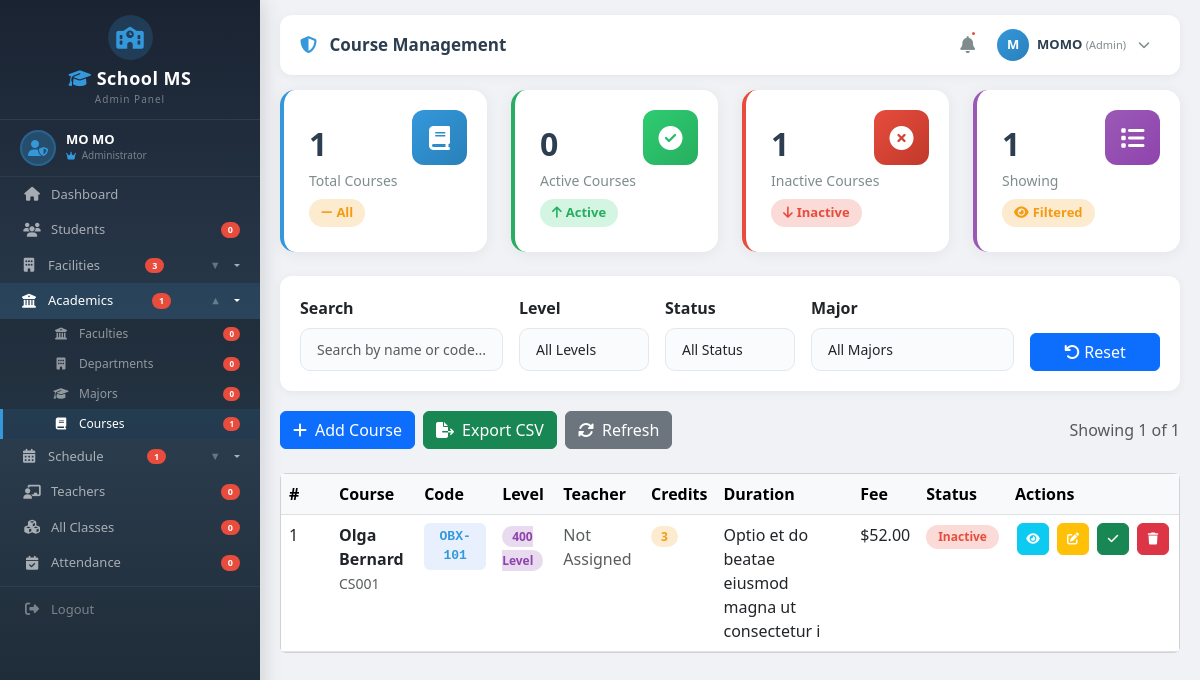
The app's page /courses/ (signed in), older data.
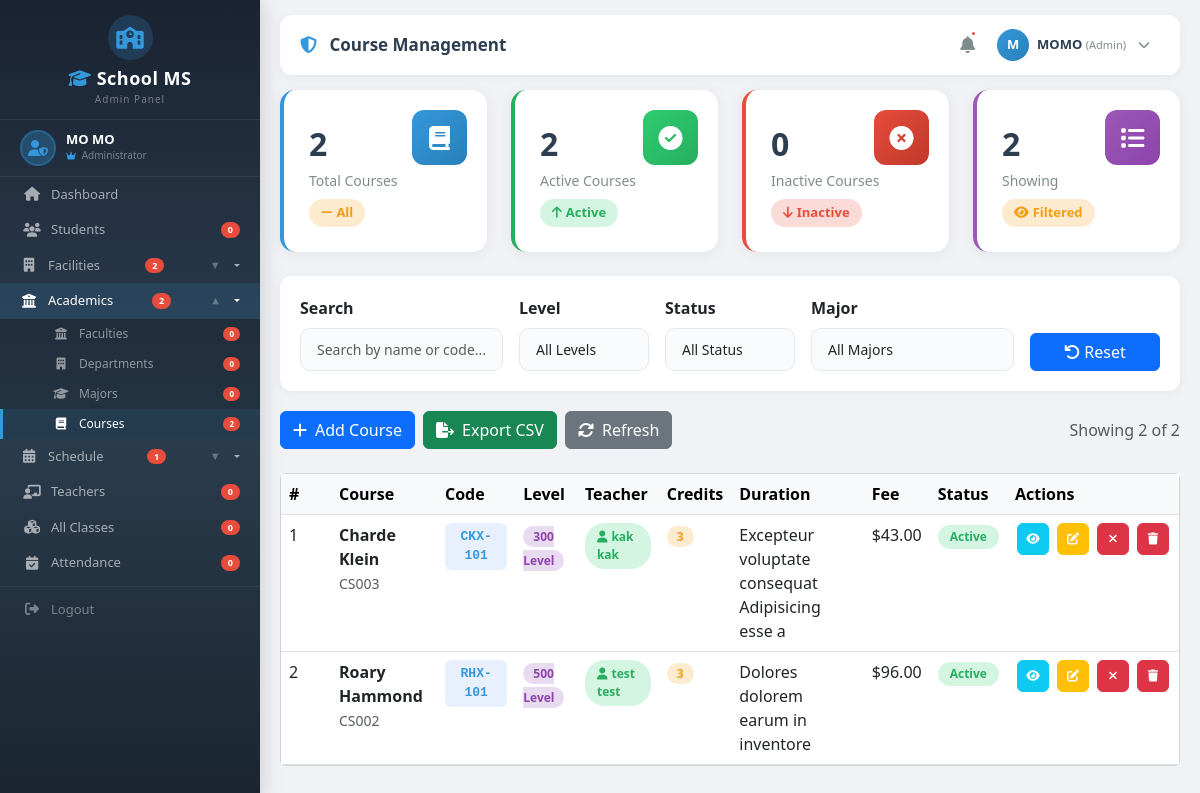
The same page, newer data.
### courses/models.py (models this page shows, shortened)
class Course(models.Model):
    LEVEL_CHOICES = [
        ('100', '100 Level'),
        ('200', '200 Level'),
        ('300', '300 Level'),
        ('400', '400 Level'),
        ('500', '500 Level'),
    ]
    course_id = models.CharField(max_length=20, unique=True, editable=False)
    code = models.CharField(max_length=20, unique=True)
    name = models.CharField(max_length=200)
    description = models.TextField()
    credits = models.IntegerField()
    level = models.CharField(max_length=10, choices=LEVEL_CHOICES, default='100')
    duration = models.CharField(max_length=50)
    fee = models.DecimalField(max_digits=10, decimal_places=2, default=0.00)
    major = models.ForeignKey(Major, on_delete=models.SET_NULL, null=True, blank=True, related_name='courses')
    teacher = models.ForeignKey(Teacher, on_delete=models.SET_NULL, null=True, blank=True, related_name='courses')
    prerequisites = models.ManyToManyField('self', symmetrical=False, blank=True)
    is_active = models.BooleanField(default=True)
    created_at = models.DateTimeField(auto_now_add=True)
    updated_at = models.DateTimeField(auto_now=True)
    class Meta:
        ordering = ['code']

### teachers/models.py (models this page shows, shortened)
class Teacher(models.Model):
    GENDER_CHOICES = [
        ('M', 'Male'),
        ('F', 'Female'),
        ('O', 'Other')
    ]
    POSITION_CHOICES = [
        ('dean', '👑 Dean'),
        ('associate_dean', 'Associate Dean'),
        ('department_head', 'Department Head'),
        ('professor', 'Professor'),
        ('associate_professor', 'Associate Professor'),
        ('assistant_professor', 'Assistant Professor'),
        ('lecturer', 'Lecturer'),
        ('instructor', 'Instructor'),
        ('teaching_assistant', 'Teaching Assistant'),
    ]
    user = models.OneToOneField(User, on_delete=models.CASCADE, related_name='teacher_profile', null=True, blank=True)
    teacher_id = models.CharField(max_length=20, unique=True)
    first_name = models.CharField(max_length=100)
    last_name = models.CharField(max_length=100)
    date_of_birth = models.DateField()
    gender = models.CharField(max_length=10, choices=GENDER_CHOICES)
    phone = models.CharField(max_length=15)
    email = models.EmailField()
    address = models.TextField(blank=True, null=True)
    profile_picture = models.ImageField(upload_to='teachers/', blank=True, null=True)
    qualification = models.CharField(max_length=200, blank=True, null=True)
    specialization = models.CharField(max_length=200, blank=True, null=True)
    years_of_experience = models.IntegerField(default=0)
    position = models.CharField(
        max_length=50,
        choices=POSITION_CHOICES,
        default='lecturer',
        help_text="Current position/rank of the teacher"
    )
    hired_date = models.DateField(null=True, blank=True)
    is_active = models.BooleanField(default=True)
    created_at = models.DateTimeField(auto_now_add=True)
    updated_at = models.DateTimeField(auto_now=True)
    def get_full_name(self):
        return f"{self.first_name} {self.last_name}"
    class Meta:
        ordering = ['first_name', 'last_name']

### courses/views.py (the view, shortened to what this page needs)
# urls.py: path('', views.course_list, name='course_list'),
@login_required
@admin_required
def course_list(request):
    courses = Course.objects.all()
    form = CourseSearchForm(request.GET or None)
    total_courses = Course.objects.count()
    active_courses = Course.objects.filter(is_active=True).count()
    inactive_courses = Course.objects.filter(is_active=False).count()
    paginator = Paginator(courses, 10)
    page = request.GET.get('page')
    courses_page = paginator.get_page(page)
    context = {
        'courses': courses_page,
        'form': form,
        'total_courses': total_courses,
        'active_courses': active_courses,
        'inactive_courses': inactive_courses,
    }
    return render(request, 'Backend/admin/course/course_list.html', context)

### classes/context_processors.py (called while the page is built)
def sidebar_counts(request):
    return {
        'total_buildings': Building.objects.filter(is_active=True).count(),
        'total_floors': Floor.objects.filter(is_active=True).count(),
        'total_rooms': Room.objects.filter(is_active=True).count(),
        'total_terms': Term.objects.filter(is_active=True).count(),
        'total_timeslots': TimeSlot.objects.filter(is_active=True).count(),
    }

### templates/Backend/admin/course/course_list.html (shortened to what the changed rows need)
{% extends 'Backend/layouts/admin_layout.html' %}
{% load static %}
{% block content %}
<div class="row g-4 mb-4">
    <div class="col-md-3 col-sm-6">
        <div class="stats-card">
            <div class="stats-icon blue">
                <i class="fas fa-book"></i>
            </div>
            <div class="stats-number" id="totalCount">{{ total_courses|default:0 }}</div>
            <div class="stats-label">Total Courses</div>
            <span class="stats-trend neutral">
                <i class="fas fa-minus me-1"></i>All
            </span>
        </div>
    </div>
    <div class="col-md-3 col-sm-6">
        <div class="stats-card" style="border-left-color: #27ae60;">
            <div class="stats-icon green">
                <i class="fas fa-check-circle"></i>
            </div>
            <div class="stats-number" id="activeCount">{{ active_courses|default:0 }}</div>
            <div class="stats-label">Active Courses</div>
            <span class="stats-trend up">
                <i class="fas fa-arrow-up me-1"></i>Active
            </span>
        </div>
    </div>
    <div class="col-md-3 col-sm-6">
        <div class="stats-card" style="border-left-color: #e74c3c;">
            <div class="stats-icon red">
                <i class="fas fa-times-circle"></i>
            </div>
            <div class="stats-number" id="inactiveCount">{{ inactive_courses|default:0 }}</div>
            <div class="stats-label">Inactive Courses</div>
            <span class="stats-trend down">
                <i class="fas fa-arrow-down me-1"></i>Inactive
            </span>
        </div>
    </div>
    <div class="col-md-3 col-sm-6">
        <div class="stats-card" style="border-left-color: #9b59b6;">
            <div class="stats-icon purple">
                <i class="fas fa-list"></i>
            </div>
            <div class="stats-number" id="visibleCountCard">{{ courses.paginator.count|default:0 }}</div>
            <div class="stats-label">Showing</div>
            <span class="stats-trend neutral">
                <i class="fas fa-eye me-1"></i>Filtered
            </span>
        </div>
    </div>
</div>
<div class="d-flex flex-wrap justify-content-between align-items-center mb-4">
    <div>
        <span class="text-muted" id="resultCount">
        </span>
    </div>
</div>
<div class="card">
    <div class="card-body p-0">
        <div class="table-responsive">
            <table class="table table-hover mb-0">
                <thead class="table-light">
                    <tr>
                        <th style="width: 50px;">#</th>
                        <th>Course</th>
                        <th>Code</th>
                        <th>Level</th>
                        <th>Teacher</th>
                        <th>Credits</th>
                        <th>Duration</th>
                        <th>Fee</th>
                        <th>Status</th>
                        <th style="width: 140px;">Actions</th>
                    </tr>
                </thead>
                <tbody id="tableBody">
                    {% for course in courses %}
                    <tr class="course-row" data-name="{{ course.name|lower }}" data-code="{{ course.code|lower }}"
                        data-level="{{ course.level }}" data-major="{{ course.major.id|default:'' }}"
                        data-status="{% if course.is_active %}active{% else %}inactive{% endif %}">
                        <td>{{ forloop.counter }}</td>
                        <td>
                            <div>
                                <div class="fw-bold">{{ course.name }}</div>
                                <small class="text-muted">{{ course.course_id }}</small>
                            </div>
                        </td>
                        <td>
                            <span class="course-id-badge">{{ course.code }}</span>
                        </td>
                        <td>
                            <span class="level-badge">{{ course.get_level_display }}</span>
                        </td>
                        <td>
                            {% if course.teacher %}
                            <span class="badge-teacher">
                                <i class="fas fa-user me-1"></i>{{ course.teacher.get_full_name }}
                            </span>
                            {% else %}
                            <span class="text-muted">Not Assigned</span>
                            {% endif %}
                        </td>
                        <td>
                            <span class="credit-badge">{{ course.credits }}</span>
                        </td>
                        <td>{{ course.duration }}</td>
                        <td>${{ course.fee|floatformat:2 }}</td>
                        <td>
                            <span class="status-badge {% if course.is_active %}active{% else %}inactive{% endif %}">
                                {% if course.is_active %}Active{% else %}Inactive{% endif %}
                            </span>
                        </td>
                        <td>
                            <div class="d-flex gap-1">
                                <a href="{% url 'courses:course_detail' course.pk %}"
                                    class="btn btn-sm btn-info text-white table-action-btn" data-bs-toggle="tooltip"
                                    title="View">
                                    <i class="fas fa-eye"></i>
                                </a>
                                <a href="{% url 'courses:course_edit' course.pk %}"
                                    class="btn btn-sm btn-warning text-white table-action-btn" data-bs-toggle="tooltip"
                                    title="Edit">
                                    <i class="fas fa-edit"></i>
                                </a>
                                <a href="{% url 'courses:course_toggle_status' course.pk %}"
                                    class="btn btn-sm {% if course.is_active %}btn-danger{% else %}btn-success{% endif %} table-action-btn"
                                    data-bs-toggle="tooltip"
                                    title="{% if course.is_active %}Deactivate{% else %}Activate{% endif %}"
                                    onclick="return confirm('Are you sure you want to {% if course.is_active %}deactivate{% else %}activate{% endif %} this course?')">
                                    <i class="fas {% if course.is_active %}fa-times{% else %}fa-check{% endif %}"></i>
                                </a>
                                <a href="{% url 'courses:course_delete' course.pk %}"
                                    class="btn btn-sm btn-danger table-action-btn" data-bs-toggle="tooltip"
                                    title="Delete">
                                    <i class="fas fa-trash"></i>
                                </a>
                            </div>
                        </td>
                    </tr>
                    {% endfor %}
                </tbody>
            </table>
        </div>
    </div>
</div>
{% endblock %}

### templates/Backend/layouts/admin_layout.html (shortened to what the changed rows need)
{% load static %}
<!DOCTYPE html>
<html lang="en">
<head>
    <link href="https://cdn.jsdelivr.net/npm/bootstrap@5.3.0/dist/css/bootstrap.min.css" rel="stylesheet">
    <link rel="stylesheet" href="https://cdnjs.cloudflare.com/ajax/libs/font-awesome/6.4.0/css/all.min.css">
</head>
<body>
    <div class="sidebar" id="sidebar">
        <div class="sidebar-menu-wrapper">
            <ul class="sidebar-menu">
                <li>
                    <button
                        class="dropdown-toggle {% if 'building' in request.path or 'floor' in request.path or 'room' in request.path %}active{% endif %}"
                        onclick="toggleDropdown(this)">
                        <i class="fas fa-building"></i> Facilities
                        <span class="badge-notification">{{ total_buildings|default:0 }}</span>
                        <span class="arrow">▼</span>
                    </button>
                </li>
                <li>
                    <button
                        class="dropdown-toggle {% if 'faculty' in request.path or 'department' in request.path or 'major' in request.path or 'course' in request.path %}active{% endif %}"
                        onclick="toggleDropdown(this)">
                        <i class="fas fa-university"></i> Academics
                        <span class="badge-notification">{{ total_courses|default:0 }}</span>
                        <span class="arrow">▼</span>
                    </button>
                    <ul
                        class="dropdown-menu-custom {% if 'faculty' in request.path or 'department' in request.path or 'major' in request.path or 'course' in request.path %}show{% endif %}">
                        <li>
                            <a href="{% url 'courses:course_list' %}"
                                class="{% if 'course' in request.path and not 'faculty' in request.path and not 'department' in request.path and not 'major' in request.path %}active{% endif %}">
                                <i class="fas fa-book"></i> Courses
                                <span class="badge-notification">{{ total_courses|default:0 }}</span>
                            </a>
                        </li>
                    </ul>
                </li>
            </ul>
        </div>
    </div>
    <div class="main-content" id="mainContent">
        <div class="content-area">
            {% block content %}{% endblock %}
        </div>
    </div>
</body>
</html>

Row changes from the older to the newer data that the page shows:
removed Course: name "Olga Bernard", course_id "CS001", code "OBX-101", level "400 Level", shows "Not Assigned", credits "3", duration "Optio et do beatae eiusmod magna ut consectetur i", fee "52.00", is_active "Inactive"
added Course: name "Charde Klein", course_id "CS003", code "CKX-101", level "300 Level", teacher.get_full_name "kak kak", credits "3", duration "Excepteur voluptate consequat Adipisicing esse a", fee "43.00", is_active "Active"
added Course: name "Roary Hammond", course_id "CS002", code "RHX-101", level "500 Level", teacher.get_full_name "test test", credits "3", duration "Dolores dolorem earum in inventore", fee "96.00", is_active "Active"
Text that changed along with them:
{{ total_buildings|default:0 }}: "3" → "2"
{{ total_courses|default:0 }}: "1" → "2"
{{ active_courses|default:0 }}: "0" → "2"
{{ inactive_courses|default:0 }}: "1" → "0"
{{ courses.paginator.count|default:0 }}: "1" → "2"
text written by a page script: "Showing 1 of 1" → "Showing 2 of 2"
